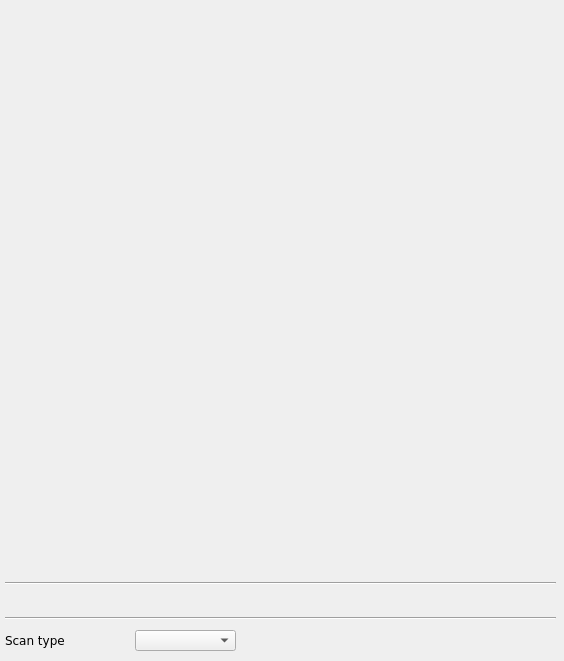
<?xml version="1.0" encoding="UTF-8"?>
<ui version="4.0">
 <class>MainWindow</class>
 <widget class="QMainWindow" name="MainWindow">
  <property name="geometry">
   <rect>
    <x>0</x>
    <y>0</y>
    <width>564</width>
    <height>661</height>
   </rect>
  </property>
  <property name="windowTitle">
   <string/>
  </property>
  <widget class="QWidget" name="centralwidget">
   <widget class="caStripPlot" name="castripplot_2">
    <property name="geometry">
     <rect>
      <x>5</x>
      <y>290</y>
      <width>566</width>
      <height>281</height>
     </rect>
    </property>
    <property name="sizePolicy">
     <sizepolicy hsizetype="Expanding" vsizetype="Expanding">
      <horstretch>3</horstretch>
      <verstretch>0</verstretch>
     </sizepolicy>
    </property>
    <property name="Title" stdset="0">
     <string notr="true">Vertical position</string>
    </property>
    <property name="TitleX">
     <string notr="true">Time</string>
    </property>
    <property name="TitleY">
     <string notr="true">Position [nm]</string>
    </property>
    <property name="channels" stdset="0">
     <string notr="true">;$(BPM):sa.Y</string>
    </property>
    <property name="units">
     <enum>caStripPlot::Second</enum>
    </property>
    <property name="period">
     <double>10.000000000000000</double>
    </property>
    <property name="YaxisLimitsMax_1">
     <double>1000000.000000000000000</double>
    </property>
    <property name="YaxisLimitsMin_1">
     <double>-1000000.000000000000000</double>
    </property>
    <property name="color_1">
     <color>
      <red>255</red>
      <green>0</green>
      <blue>18</blue>
     </color>
    </property>
    <property name="foreground">
     <color alpha="0">
      <red>133</red>
      <green>190</green>
      <blue>232</blue>
     </color>
    </property>
    <property name="background">
     <color>
      <red>255</red>
      <green>255</green>
      <blue>255</blue>
     </color>
    </property>
    <property name="grid">
     <bool>true</bool>
    </property>
    <property name="gridColor">
     <color>
      <red>0</red>
      <green>0</green>
      <blue>0</blue>
     </color>
    </property>
    <property name="YaxisEnabled">
     <bool>true</bool>
    </property>
   </widget>
   <widget class="caStripPlot" name="castripplot">
    <property name="geometry">
     <rect>
      <x>5</x>
      <y>5</y>
      <width>566</width>
      <height>281</height>
     </rect>
    </property>
    <property name="sizePolicy">
     <sizepolicy hsizetype="Expanding" vsizetype="Expanding">
      <horstretch>3</horstretch>
      <verstretch>0</verstretch>
     </sizepolicy>
    </property>
    <property name="Title" stdset="0">
     <string notr="true">Horiontal position</string>
    </property>
    <property name="TitleX">
     <string notr="true">Time</string>
    </property>
    <property name="TitleY">
     <string notr="true">Position [nm]</string>
    </property>
    <property name="channels" stdset="0">
     <string notr="true">;$(BPM):sa.X</string>
    </property>
    <property name="period">
     <double>10.000000000000000</double>
    </property>
    <property name="YaxisLimitsMax_1">
     <double>1000000.000000000000000</double>
    </property>
    <property name="YaxisLimitsMin_1">
     <double>-1000000.000000000000000</double>
    </property>
    <property name="color_1">
     <color>
      <red>0</red>
      <green>6</green>
      <blue>255</blue>
     </color>
    </property>
    <property name="foreground">
     <color alpha="0">
      <red>133</red>
      <green>190</green>
      <blue>232</blue>
     </color>
    </property>
    <property name="background">
     <color>
      <red>255</red>
      <green>255</green>
      <blue>255</blue>
     </color>
    </property>
    <property name="grid">
     <bool>true</bool>
    </property>
    <property name="gridColor">
     <color>
      <red>0</red>
      <green>0</green>
      <blue>0</blue>
     </color>
    </property>
    <property name="YaxisEnabled">
     <bool>true</bool>
    </property>
   </widget>
   <widget class="caMenu" name="tbtddcsynth_scan">
    <property name="geometry">
     <rect>
      <x>135</x>
      <y>630</y>
      <width>101</width>
      <height>21</height>
     </rect>
    </property>
    <property name="font">
     <font>
      <family>DejaVu Sans</family>
      <pointsize>9</pointsize>
     </font>
    </property>
    <property name="channel" stdset="0">
     <string notr="true">$(BPM):sa.SCAN</string>
    </property>
   </widget>
   <widget class="QLabel" name="label_21">
    <property name="geometry">
     <rect>
      <x>5</x>
      <y>630</y>
      <width>131</width>
      <height>20</height>
     </rect>
    </property>
    <property name="font">
     <font>
      <family>DejaVu Sans</family>
      <pointsize>9</pointsize>
     </font>
    </property>
    <property name="styleSheet">
     <string notr="true">color: rgb(0, 0, 0);</string>
    </property>
    <property name="text">
     <string>Scan type</string>
    </property>
   </widget>
   <widget class="Line" name="line_2">
    <property name="geometry">
     <rect>
      <x>5</x>
      <y>575</y>
      <width>551</width>
      <height>16</height>
     </rect>
    </property>
    <property name="orientation">
     <enum>Qt::Horizontal</enum>
    </property>
   </widget>
   <widget class="Line" name="line">
    <property name="geometry">
     <rect>
      <x>5</x>
      <y>610</y>
      <width>551</width>
      <height>16</height>
     </rect>
    </property>
    <property name="orientation">
     <enum>Qt::Horizontal</enum>
    </property>
   </widget>
   <widget class="caRelatedDisplay" name="carelateddisplay_2">
    <property name="geometry">
     <rect>
      <x>5</x>
      <y>590</y>
      <width>551</width>
      <height>21</height>
     </rect>
    </property>
    <property name="font">
     <font>
      <family>Sans Serif</family>
      <pointsize>10</pointsize>
     </font>
    </property>
    <property name="background">
     <color>
      <red>252</red>
      <green>220</green>
      <blue>123</blue>
     </color>
    </property>
    <property name="labels">
     <string notr="true">SUM signal</string>
    </property>
    <property name="files">
     <string notr="true">sa_data_sum</string>
    </property>
    <property name="args">
     <string notr="true">BPM=$(BPM)</string>
    </property>
   </widget>
  </widget>
 </widget>
 <customwidgets>
  <customwidget>
   <class>QwtPlot</class>
   <extends>QFrame</extends>
   <header>qwt_plot.h</header>
  </customwidget>
  <customwidget>
   <class>caMenu</class>
   <extends>QComboBox</extends>
   <header>caMenu</header>
  </customwidget>
  <customwidget>
   <class>caRelatedDisplay</class>
   <extends>QWidget</extends>
   <header>caRelatedDisplay</header>
  </customwidget>
  <customwidget>
   <class>caStripPlot</class>
   <extends>QwtPlot</extends>
   <header>caStripPlot</header>
   <container>1</container>
  </customwidget>
 </customwidgets>
 <resources/>
 <connections/>
 <designerdata>
  <property name="gridDeltaX">
   <number>5</number>
  </property>
  <property name="gridDeltaY">
   <number>5</number>
  </property>
  <property name="gridSnapX">
   <bool>true</bool>
  </property>
  <property name="gridSnapY">
   <bool>true</bool>
  </property>
  <property name="gridVisible">
   <bool>true</bool>
  </property>
 </designerdata>
</ui>
